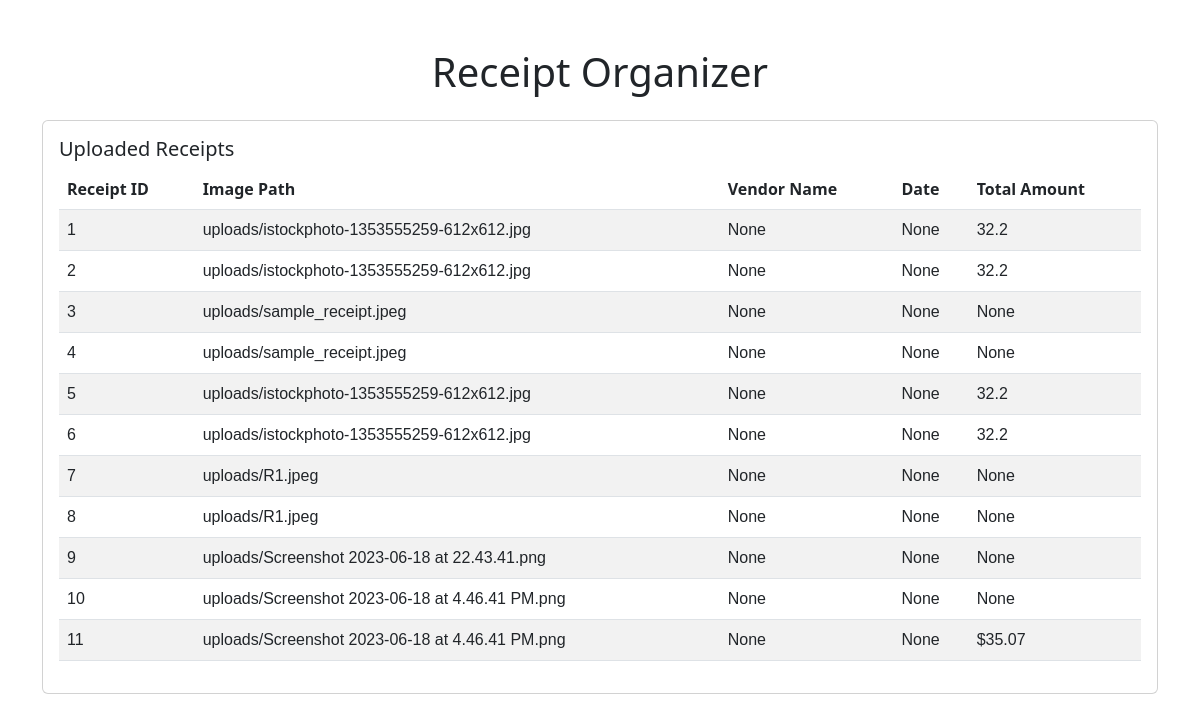
Page /receipts on the committed database.
### tables this page shows
CREATE TABLE receipts (
                    id INTEGER PRIMARY KEY AUTOINCREMENT,
                    image_path TEXT NOT NULL,
                    vendor_name TEXT,
                    date TEXT,
                    total_amount REAL
                );

### app.py (the view)
@app.route('/receipts')
def receipts():
    receipts1 = db.get_all_receipts()
    print(receipts1)
    return render_template('receipts.html', receipts=receipts1)

### receipt_db.py (called while the page is built)
    def get_all_receipts(self):
        with sqlite3.connect(self.db_path) as conn:
            cursor = conn.cursor()
            cursor.execute("SELECT * FROM receipts")
            return cursor.fetchall()

### templates/receipts.html (shortened to what this page needs)
<!DOCTYPE html>
<html>
<head>
    <link href="https://cdn.jsdelivr.net/npm/bootstrap@5.3.0/dist/css/bootstrap.min.css" rel="stylesheet">
</head>
<body>
    <div class="container mt-5">
        <h1 class="text-center mb-4">Receipt Organizer</h1>
        <div class="card">
            <div class="card-body">
                <h5 class="card-title">Uploaded Receipts</h5>
                <table class="table table-striped">
                    <thead>
                        <tr>
                            <th>Receipt ID</th>
                            <th>Image Path</th>
                            <th>Vendor Name</th>
                            <th>Date</th>
                            <th>Total Amount</th>
                        </tr>
                    </thead>
                    <tbody>
                        {% for receipt in receipts %}
                        <tr>
                            <td>{{ receipt[0] }}</td>
                            <td>{{ receipt[1] }}</td>
                            <td>{{ receipt[2] }}</td>
                            <td>{{ receipt[3] }}</td>
                            <td>{{ receipt[4] }}</td>
                        </tr>
                        {% endfor %}
                    </tbody>
                </table>
            </div>
        </div>
    </div>
</body>
</html>

### templates/receipts.html (style rules this page uses)
td { font-family: Arial, sans-serif; color: #333; }

### rows in the picture
receipts: id "1", image_path "uploads/istockphoto-1353555259-612x612.jpg", receipt "None", total_amount "32.2"
receipts: id "2", image_path "uploads/istockphoto-1353555259-612x612.jpg", receipt "None", total_amount "32.2"
receipts: id "3", image_path "uploads/sample_receipt.jpeg", receipt "None"
receipts: id "4", image_path "uploads/sample_receipt.jpeg", receipt "None"
receipts: id "5", image_path "uploads/istockphoto-1353555259-612x612.jpg", receipt "None", total_amount "32.2"
receipts: id "6", image_path "uploads/istockphoto-1353555259-612x612.jpg", receipt "None", total_amount "32.2"
receipts: id "7", image_path "uploads/R1.jpeg", receipt "None"
receipts: id "8", image_path "uploads/R1.jpeg", receipt "None"
receipts: id "9", image_path "uploads/Screenshot 2023-06-18 at 22.43.41.png", receipt "None"
receipts: id "10", image_path "uploads/Screenshot 2023-06-18 at 4.46.41 PM.png", receipt "None"
receipts: id "11", image_path "uploads/Screenshot 2023-06-18 at 4.46.41 PM.png", receipt "None", total_amount "$35.07"
